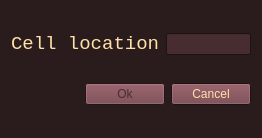
<?xml version="1.0" encoding="UTF-8"?>
<ui version="4.0">
 <class>GoToCell</class>
 <widget class="QDialog" name="GoToCell">
  <property name="geometry">
   <rect>
    <x>0</x>
    <y>0</y>
    <width>262</width>
    <height>138</height>
   </rect>
  </property>
  <property name="palette">
   <palette>
    <active>
     <colorrole role="WindowText">
      <brush brushstyle="SolidPattern">
       <color alpha="255">
        <red>255</red>
        <green>225</green>
        <blue>168</blue>
       </color>
      </brush>
     </colorrole>
     <colorrole role="Button">
      <brush brushstyle="SolidPattern">
       <color alpha="255">
        <red>114</red>
        <green>61</green>
        <blue>70</blue>
       </color>
      </brush>
     </colorrole>
     <colorrole role="Light">
      <brush brushstyle="SolidPattern">
       <color alpha="255">
        <red>255</red>
        <green>234</green>
        <blue>194</blue>
       </color>
      </brush>
     </colorrole>
     <colorrole role="Midlight">
      <brush brushstyle="SolidPattern">
       <color alpha="255">
        <red>226</red>
        <green>109</green>
        <blue>92</blue>
       </color>
      </brush>
     </colorrole>
     <colorrole role="Dark">
      <brush brushstyle="SolidPattern">
       <color alpha="255">
        <red>71</red>
        <green>45</green>
        <blue>48</blue>
       </color>
      </brush>
     </colorrole>
     <colorrole role="Mid">
      <brush brushstyle="SolidPattern">
       <color alpha="255">
        <red>114</red>
        <green>61</green>
        <blue>70</blue>
       </color>
      </brush>
     </colorrole>
     <colorrole role="Text">
      <brush brushstyle="SolidPattern">
       <color alpha="255">
        <red>255</red>
        <green>225</green>
        <blue>168</blue>
       </color>
      </brush>
     </colorrole>
     <colorrole role="BrightText">
      <brush brushstyle="SolidPattern">
       <color alpha="255">
        <red>255</red>
        <green>228</green>
        <blue>185</blue>
       </color>
      </brush>
     </colorrole>
     <colorrole role="ButtonText">
      <brush brushstyle="SolidPattern">
       <color alpha="255">
        <red>255</red>
        <green>225</green>
        <blue>168</blue>
       </color>
      </brush>
     </colorrole>
     <colorrole role="Base">
      <brush brushstyle="SolidPattern">
       <color alpha="255">
        <red>71</red>
        <green>45</green>
        <blue>48</blue>
       </color>
      </brush>
     </colorrole>
     <colorrole role="Window">
      <brush brushstyle="SolidPattern">
       <color alpha="255">
        <red>42</red>
        <green>27</green>
        <blue>28</blue>
       </color>
      </brush>
     </colorrole>
     <colorrole role="Shadow">
      <brush brushstyle="SolidPattern">
       <color alpha="255">
        <red>88</red>
        <green>57</green>
        <blue>59</blue>
       </color>
      </brush>
     </colorrole>
     <colorrole role="Highlight">
      <brush brushstyle="SolidPattern">
       <color alpha="255">
        <red>137</red>
        <green>73</green>
        <blue>84</blue>
       </color>
      </brush>
     </colorrole>
     <colorrole role="HighlightedText">
      <brush brushstyle="SolidPattern">
       <color alpha="255">
        <red>255</red>
        <green>234</green>
        <blue>194</blue>
       </color>
      </brush>
     </colorrole>
     <colorrole role="Link">
      <brush brushstyle="SolidPattern">
       <color alpha="255">
        <red>226</red>
        <green>109</green>
        <blue>92</blue>
       </color>
      </brush>
     </colorrole>
     <colorrole role="LinkVisited">
      <brush brushstyle="SolidPattern">
       <color alpha="255">
        <red>171</red>
        <green>73</green>
        <blue>66</blue>
       </color>
      </brush>
     </colorrole>
     <colorrole role="AlternateBase">
      <brush brushstyle="SolidPattern">
       <color alpha="255">
        <red>106</red>
        <green>68</green>
        <blue>71</blue>
       </color>
      </brush>
     </colorrole>
     <colorrole role="ToolTipBase">
      <brush brushstyle="SolidPattern">
       <color alpha="255">
        <red>139</red>
        <green>74</green>
        <blue>86</blue>
       </color>
      </brush>
     </colorrole>
     <colorrole role="ToolTipText">
      <brush brushstyle="SolidPattern">
       <color alpha="255">
        <red>255</red>
        <green>225</green>
        <blue>168</blue>
       </color>
      </brush>
     </colorrole>
     <colorrole role="PlaceholderText">
      <brush brushstyle="SolidPattern">
       <color alpha="128">
        <red>255</red>
        <green>225</green>
        <blue>168</blue>
       </color>
      </brush>
     </colorrole>
     <colorrole role="Accent">
      <brush brushstyle="SolidPattern">
       <color alpha="255">
        <red>157</red>
        <green>84</green>
        <blue>97</blue>
       </color>
      </brush>
     </colorrole>
    </active>
    <inactive>
     <colorrole role="WindowText">
      <brush brushstyle="SolidPattern">
       <color alpha="255">
        <red>255</red>
        <green>225</green>
        <blue>168</blue>
       </color>
      </brush>
     </colorrole>
     <colorrole role="Button">
      <brush brushstyle="SolidPattern">
       <color alpha="255">
        <red>114</red>
        <green>61</green>
        <blue>70</blue>
       </color>
      </brush>
     </colorrole>
     <colorrole role="Light">
      <brush brushstyle="SolidPattern">
       <color alpha="255">
        <red>255</red>
        <green>234</green>
        <blue>194</blue>
       </color>
      </brush>
     </colorrole>
     <colorrole role="Midlight">
      <brush brushstyle="SolidPattern">
       <color alpha="255">
        <red>226</red>
        <green>109</green>
        <blue>92</blue>
       </color>
      </brush>
     </colorrole>
     <colorrole role="Dark">
      <brush brushstyle="SolidPattern">
       <color alpha="255">
        <red>71</red>
        <green>45</green>
        <blue>48</blue>
       </color>
      </brush>
     </colorrole>
     <colorrole role="Mid">
      <brush brushstyle="SolidPattern">
       <color alpha="255">
        <red>114</red>
        <green>61</green>
        <blue>70</blue>
       </color>
      </brush>
     </colorrole>
     <colorrole role="Text">
      <brush brushstyle="SolidPattern">
       <color alpha="255">
        <red>255</red>
        <green>225</green>
        <blue>168</blue>
       </color>
      </brush>
     </colorrole>
     <colorrole role="BrightText">
      <brush brushstyle="SolidPattern">
       <color alpha="255">
        <red>255</red>
        <green>228</green>
        <blue>185</blue>
       </color>
      </brush>
     </colorrole>
     <colorrole role="ButtonText">
      <brush brushstyle="SolidPattern">
       <color alpha="255">
        <red>255</red>
        <green>225</green>
        <blue>168</blue>
       </color>
      </brush>
     </colorrole>
     <colorrole role="Base">
      <brush brushstyle="SolidPattern">
       <color alpha="255">
        <red>71</red>
        <green>45</green>
        <blue>48</blue>
       </color>
      </brush>
     </colorrole>
     <colorrole role="Window">
      <brush brushstyle="SolidPattern">
       <color alpha="255">
        <red>42</red>
        <green>27</green>
        <blue>28</blue>
       </color>
      </brush>
     </colorrole>
     <colorrole role="Shadow">
      <brush brushstyle="SolidPattern">
       <color alpha="255">
        <red>88</red>
        <green>57</green>
        <blue>59</blue>
       </color>
      </brush>
     </colorrole>
     <colorrole role="Highlight">
      <brush brushstyle="SolidPattern">
       <color alpha="255">
        <red>137</red>
        <green>73</green>
        <blue>84</blue>
       </color>
      </brush>
     </colorrole>
     <colorrole role="HighlightedText">
      <brush brushstyle="SolidPattern">
       <color alpha="255">
        <red>255</red>
        <green>234</green>
        <blue>194</blue>
       </color>
      </brush>
     </colorrole>
     <colorrole role="Link">
      <brush brushstyle="SolidPattern">
       <color alpha="255">
        <red>226</red>
        <green>109</green>
        <blue>92</blue>
       </color>
      </brush>
     </colorrole>
     <colorrole role="LinkVisited">
      <brush brushstyle="SolidPattern">
       <color alpha="255">
        <red>171</red>
        <green>73</green>
        <blue>66</blue>
       </color>
      </brush>
     </colorrole>
     <colorrole role="AlternateBase">
      <brush brushstyle="SolidPattern">
       <color alpha="255">
        <red>106</red>
        <green>68</green>
        <blue>71</blue>
       </color>
      </brush>
     </colorrole>
     <colorrole role="ToolTipBase">
      <brush brushstyle="SolidPattern">
       <color alpha="255">
        <red>139</red>
        <green>74</green>
        <blue>86</blue>
       </color>
      </brush>
     </colorrole>
     <colorrole role="ToolTipText">
      <brush brushstyle="SolidPattern">
       <color alpha="255">
        <red>255</red>
        <green>225</green>
        <blue>168</blue>
       </color>
      </brush>
     </colorrole>
     <colorrole role="PlaceholderText">
      <brush brushstyle="SolidPattern">
       <color alpha="128">
        <red>255</red>
        <green>225</green>
        <blue>168</blue>
       </color>
      </brush>
     </colorrole>
     <colorrole role="Accent">
      <brush brushstyle="SolidPattern">
       <color alpha="255">
        <red>157</red>
        <green>84</green>
        <blue>97</blue>
       </color>
      </brush>
     </colorrole>
    </inactive>
    <disabled>
     <colorrole role="WindowText">
      <brush brushstyle="SolidPattern">
       <color alpha="255">
        <red>71</red>
        <green>45</green>
        <blue>48</blue>
       </color>
      </brush>
     </colorrole>
     <colorrole role="Button">
      <brush brushstyle="SolidPattern">
       <color alpha="255">
        <red>114</red>
        <green>61</green>
        <blue>70</blue>
       </color>
      </brush>
     </colorrole>
     <colorrole role="Light">
      <brush brushstyle="SolidPattern">
       <color alpha="255">
        <red>255</red>
        <green>234</green>
        <blue>194</blue>
       </color>
      </brush>
     </colorrole>
     <colorrole role="Midlight">
      <brush brushstyle="SolidPattern">
       <color alpha="255">
        <red>226</red>
        <green>109</green>
        <blue>92</blue>
       </color>
      </brush>
     </colorrole>
     <colorrole role="Dark">
      <brush brushstyle="SolidPattern">
       <color alpha="255">
        <red>71</red>
        <green>45</green>
        <blue>48</blue>
       </color>
      </brush>
     </colorrole>
     <colorrole role="Mid">
      <brush brushstyle="SolidPattern">
       <color alpha="255">
        <red>114</red>
        <green>61</green>
        <blue>70</blue>
       </color>
      </brush>
     </colorrole>
     <colorrole role="Text">
      <brush brushstyle="SolidPattern">
       <color alpha="255">
        <red>71</red>
        <green>45</green>
        <blue>48</blue>
       </color>
      </brush>
     </colorrole>
     <colorrole role="BrightText">
      <brush brushstyle="SolidPattern">
       <color alpha="255">
        <red>255</red>
        <green>228</green>
        <blue>185</blue>
       </color>
      </brush>
     </colorrole>
     <colorrole role="ButtonText">
      <brush brushstyle="SolidPattern">
       <color alpha="255">
        <red>71</red>
        <green>45</green>
        <blue>48</blue>
       </color>
      </brush>
     </colorrole>
     <colorrole role="Base">
      <brush brushstyle="SolidPattern">
       <color alpha="255">
        <red>42</red>
        <green>27</green>
        <blue>28</blue>
       </color>
      </brush>
     </colorrole>
     <colorrole role="Window">
      <brush brushstyle="SolidPattern">
       <color alpha="255">
        <red>42</red>
        <green>27</green>
        <blue>28</blue>
       </color>
      </brush>
     </colorrole>
     <colorrole role="Shadow">
      <brush brushstyle="SolidPattern">
       <color alpha="255">
        <red>88</red>
        <green>57</green>
        <blue>59</blue>
       </color>
      </brush>
     </colorrole>
     <colorrole role="HighlightedText">
      <brush brushstyle="SolidPattern">
       <color alpha="255">
        <red>255</red>
        <green>234</green>
        <blue>194</blue>
       </color>
      </brush>
     </colorrole>
     <colorrole role="Link">
      <brush brushstyle="SolidPattern">
       <color alpha="255">
        <red>226</red>
        <green>109</green>
        <blue>92</blue>
       </color>
      </brush>
     </colorrole>
     <colorrole role="LinkVisited">
      <brush brushstyle="SolidPattern">
       <color alpha="255">
        <red>171</red>
        <green>73</green>
        <blue>66</blue>
       </color>
      </brush>
     </colorrole>
     <colorrole role="AlternateBase">
      <brush brushstyle="SolidPattern">
       <color alpha="255">
        <red>106</red>
        <green>68</green>
        <blue>71</blue>
       </color>
      </brush>
     </colorrole>
     <colorrole role="ToolTipBase">
      <brush brushstyle="SolidPattern">
       <color alpha="255">
        <red>139</red>
        <green>74</green>
        <blue>86</blue>
       </color>
      </brush>
     </colorrole>
     <colorrole role="ToolTipText">
      <brush brushstyle="SolidPattern">
       <color alpha="255">
        <red>255</red>
        <green>225</green>
        <blue>168</blue>
       </color>
      </brush>
     </colorrole>
     <colorrole role="PlaceholderText">
      <brush brushstyle="SolidPattern">
       <color alpha="128">
        <red>255</red>
        <green>225</green>
        <blue>168</blue>
       </color>
      </brush>
     </colorrole>
     <colorrole role="Accent">
      <brush brushstyle="SolidPattern">
       <color alpha="255">
        <red>157</red>
        <green>84</green>
        <blue>97</blue>
       </color>
      </brush>
     </colorrole>
    </disabled>
   </palette>
  </property>
  <property name="windowTitle">
   <string>Go to Cell</string>
  </property>
  <layout class="QVBoxLayout" name="verticalLayout">
   <item>
    <layout class="QHBoxLayout" name="horizontalLayout">
     <item>
      <widget class="QLabel" name="label_2">
       <property name="font">
        <font>
         <family>Consolas</family>
         <pointsize>14</pointsize>
        </font>
       </property>
       <property name="text">
        <string>Cell location</string>
       </property>
       <property name="buddy">
        <cstring>lineEdit</cstring>
       </property>
      </widget>
     </item>
     <item>
      <widget class="QLineEdit" name="lineEdit"/>
     </item>
    </layout>
   </item>
   <item>
    <layout class="QHBoxLayout" name="horizontalLayout_2">
     <item>
      <spacer name="horizontalSpacer">
       <property name="orientation">
        <enum>Qt::Horizontal</enum>
       </property>
       <property name="sizeHint" stdset="0">
        <size>
         <width>60</width>
         <height>20</height>
        </size>
       </property>
      </spacer>
     </item>
     <item>
      <widget class="QPushButton" name="okBtn">
       <property name="enabled">
        <bool>false</bool>
       </property>
       <property name="text">
        <string>Ok</string>
       </property>
       <property name="default">
        <bool>true</bool>
       </property>
      </widget>
     </item>
     <item>
      <widget class="QPushButton" name="cancelBtn">
       <property name="text">
        <string>Cancel</string>
       </property>
      </widget>
     </item>
    </layout>
   </item>
  </layout>
 </widget>
 <tabstops>
  <tabstop>lineEdit</tabstop>
  <tabstop>okBtn</tabstop>
  <tabstop>cancelBtn</tabstop>
 </tabstops>
 <resources/>
 <connections>
  <connection>
   <sender>cancelBtn</sender>
   <signal>clicked()</signal>
   <receiver>GoToCell</receiver>
   <slot>close()</slot>
   <hints>
    <hint type="sourcelabel">
     <x>239</x>
     <y>114</y>
    </hint>
    <hint type="destinationlabel">
     <x>149</x>
     <y>74</y>
    </hint>
   </hints>
  </connection>
 </connections>
</ui>
